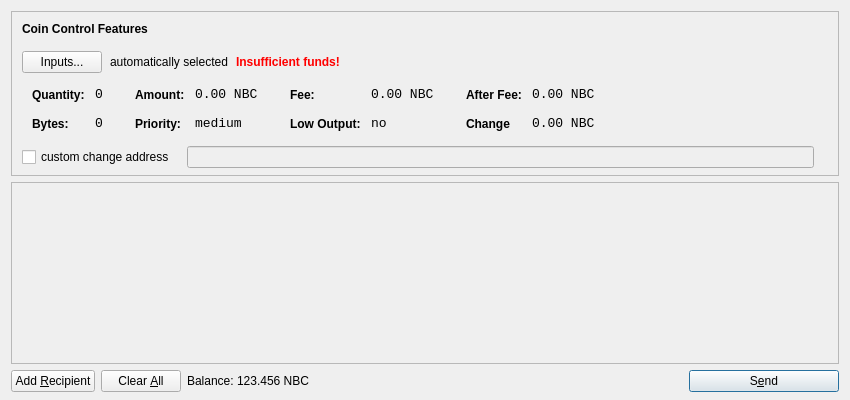
<?xml version="1.0" encoding="UTF-8"?>
<ui version="4.0">
 <class>SendCoinsDialog</class>
 <widget class="QDialog" name="SendCoinsDialog">
  <property name="geometry">
   <rect>
    <x>0</x>
    <y>0</y>
    <width>850</width>
    <height>400</height>
   </rect>
  </property>
  <property name="windowTitle">
   <string>Send Coins</string>
  </property>
  <layout class="QVBoxLayout" name="verticalLayout" stretch="0,1,0">
   <property name="bottomMargin">
    <number>8</number>
   </property>
   <item>
    <widget class="QFrame" name="frameCoinControl">
     <property name="sizePolicy">
      <sizepolicy hsizetype="Expanding" vsizetype="Expanding">
       <horstretch>0</horstretch>
       <verstretch>0</verstretch>
      </sizepolicy>
     </property>
     <property name="maximumSize">
      <size>
       <width>16777215</width>
       <height>16777215</height>
      </size>
     </property>
     <property name="frameShape">
      <enum>QFrame::StyledPanel</enum>
     </property>
     <property name="frameShadow">
      <enum>QFrame::Sunken</enum>
     </property>
     <layout class="QVBoxLayout" name="verticalLayoutCoinControl2">
      <property name="spacing">
       <number>-1</number>
      </property>
      <property name="leftMargin">
       <number>0</number>
      </property>
      <property name="topMargin">
       <number>0</number>
      </property>
      <property name="rightMargin">
       <number>0</number>
      </property>
      <property name="bottomMargin">
       <number>6</number>
      </property>
      <item>
       <layout class="QVBoxLayout" name="verticalLayoutCoinControl" stretch="0,0,0,0,1">
        <property name="spacing">
         <number>0</number>
        </property>
        <property name="leftMargin">
         <number>10</number>
        </property>
        <property name="topMargin">
         <number>10</number>
        </property>
        <item>
         <layout class="QHBoxLayout" name="horizontalLayoutCoinControl1">
          <property name="bottomMargin">
           <number>15</number>
          </property>
          <item>
           <widget class="QLabel" name="labelCoinControlFeatures">
            <property name="sizePolicy">
             <sizepolicy hsizetype="Preferred" vsizetype="Maximum">
              <horstretch>0</horstretch>
              <verstretch>0</verstretch>
             </sizepolicy>
            </property>
            <property name="font">
             <font>
              <weight>75</weight>
              <bold>true</bold>
             </font>
            </property>
            <property name="styleSheet">
             <string notr="true">font-weight:bold;</string>
            </property>
            <property name="text">
             <string>Coin Control Features</string>
            </property>
           </widget>
          </item>
         </layout>
        </item>
        <item>
         <layout class="QHBoxLayout" name="horizontalLayoutCoinControl2" stretch="0,0,0,0">
          <property name="spacing">
           <number>8</number>
          </property>
          <property name="bottomMargin">
           <number>10</number>
          </property>
          <item>
           <widget class="QPushButton" name="pushButtonCoinControl">
            <property name="styleSheet">
             <string notr="true"/>
            </property>
            <property name="text">
             <string>Inputs...</string>
            </property>
           </widget>
          </item>
          <item>
           <widget class="QLabel" name="labelCoinControlAutomaticallySelected">
            <property name="text">
             <string>automatically selected</string>
            </property>
            <property name="margin">
             <number>5</number>
            </property>
           </widget>
          </item>
          <item>
           <widget class="QLabel" name="labelCoinControlInsuffFunds">
            <property name="font">
             <font>
              <weight>75</weight>
              <bold>true</bold>
             </font>
            </property>
            <property name="styleSheet">
             <string notr="true">color:red;font-weight:bold;</string>
            </property>
            <property name="text">
             <string>Insufficient funds!</string>
            </property>
            <property name="margin">
             <number>5</number>
            </property>
           </widget>
          </item>
          <item>
           <spacer name="horizontalSpacerCoinControl">
            <property name="orientation">
             <enum>Qt::Horizontal</enum>
            </property>
            <property name="sizeHint" stdset="0">
             <size>
              <width>40</width>
              <height>1</height>
             </size>
            </property>
           </spacer>
          </item>
         </layout>
        </item>
        <item>
         <widget class="QWidget" name="widgetCoinControl" native="true">
          <property name="sizePolicy">
           <sizepolicy hsizetype="Preferred" vsizetype="Preferred">
            <horstretch>0</horstretch>
            <verstretch>0</verstretch>
           </sizepolicy>
          </property>
          <property name="minimumSize">
           <size>
            <width>0</width>
            <height>0</height>
           </size>
          </property>
          <property name="styleSheet">
           <string notr="true"/>
          </property>
          <layout class="QHBoxLayout" name="horizontalLayoutCoinControl5">
           <property name="margin">
            <number>0</number>
           </property>
           <item>
            <layout class="QHBoxLayout" name="horizontalLayoutCoinControl3" stretch="0,0,0,1">
             <property name="spacing">
              <number>20</number>
             </property>
             <property name="topMargin">
              <number>0</number>
             </property>
             <property name="bottomMargin">
              <number>10</number>
             </property>
             <item>
              <layout class="QFormLayout" name="formLayoutCoinControl1">
               <property name="horizontalSpacing">
                <number>10</number>
               </property>
               <property name="verticalSpacing">
                <number>14</number>
               </property>
               <property name="leftMargin">
                <number>10</number>
               </property>
               <property name="topMargin">
                <number>4</number>
               </property>
               <property name="rightMargin">
                <number>6</number>
               </property>
               <item row="0" column="0">
                <widget class="QLabel" name="labelCoinControlQuantityText">
                 <property name="styleSheet">
                  <string notr="true">font-weight:bold;</string>
                 </property>
                 <property name="text">
                  <string>Quantity:</string>
                 </property>
                 <property name="margin">
                  <number>0</number>
                 </property>
                </widget>
               </item>
               <item row="0" column="1">
                <widget class="QLabel" name="labelCoinControlQuantity">
                 <property name="font">
                  <font>
                   <family>Monospace</family>
                   <pointsize>10</pointsize>
                  </font>
                 </property>
                 <property name="cursor">
                  <cursorShape>IBeamCursor</cursorShape>
                 </property>
                 <property name="contextMenuPolicy">
                  <enum>Qt::ActionsContextMenu</enum>
                 </property>
                 <property name="text">
                  <string>0</string>
                 </property>
                 <property name="margin">
                  <number>0</number>
                 </property>
                 <property name="textInteractionFlags">
                  <set>Qt::LinksAccessibleByMouse|Qt::TextSelectableByKeyboard|Qt::TextSelectableByMouse</set>
                 </property>
                </widget>
               </item>
               <item row="1" column="0">
                <widget class="QLabel" name="labelCoinControlBytesText">
                 <property name="styleSheet">
                  <string notr="true">font-weight:bold;</string>
                 </property>
                 <property name="text">
                  <string>Bytes:</string>
                 </property>
                </widget>
               </item>
               <item row="1" column="1">
                <widget class="QLabel" name="labelCoinControlBytes">
                 <property name="font">
                  <font>
                   <family>Monospace</family>
                   <pointsize>10</pointsize>
                  </font>
                 </property>
                 <property name="cursor">
                  <cursorShape>IBeamCursor</cursorShape>
                 </property>
                 <property name="contextMenuPolicy">
                  <enum>Qt::ActionsContextMenu</enum>
                 </property>
                 <property name="text">
                  <string>0</string>
                 </property>
                 <property name="textInteractionFlags">
                  <set>Qt::LinksAccessibleByMouse|Qt::TextSelectableByKeyboard|Qt::TextSelectableByMouse</set>
                 </property>
                </widget>
               </item>
              </layout>
             </item>
             <item>
              <layout class="QFormLayout" name="formLayoutCoinControl2">
               <property name="horizontalSpacing">
                <number>10</number>
               </property>
               <property name="verticalSpacing">
                <number>14</number>
               </property>
               <property name="leftMargin">
                <number>6</number>
               </property>
               <property name="topMargin">
                <number>4</number>
               </property>
               <property name="rightMargin">
                <number>6</number>
               </property>
               <item row="0" column="0">
                <widget class="QLabel" name="labelCoinControlAmountText">
                 <property name="styleSheet">
                  <string notr="true">font-weight:bold;</string>
                 </property>
                 <property name="text">
                  <string>Amount:</string>
                 </property>
                 <property name="margin">
                  <number>0</number>
                 </property>
                </widget>
               </item>
               <item row="0" column="1">
                <widget class="QLabel" name="labelCoinControlAmount">
                 <property name="font">
                  <font>
                   <family>Monospace</family>
                   <pointsize>10</pointsize>
                  </font>
                 </property>
                 <property name="cursor">
                  <cursorShape>IBeamCursor</cursorShape>
                 </property>
                 <property name="contextMenuPolicy">
                  <enum>Qt::ActionsContextMenu</enum>
                 </property>
                 <property name="text">
                  <string>0.00 NBC</string>
                 </property>
                 <property name="textInteractionFlags">
                  <set>Qt::LinksAccessibleByMouse|Qt::TextSelectableByKeyboard|Qt::TextSelectableByMouse</set>
                 </property>
                </widget>
               </item>
               <item row="1" column="0">
                <widget class="QLabel" name="labelCoinControlPriorityText">
                 <property name="styleSheet">
                  <string notr="true">font-weight:bold;</string>
                 </property>
                 <property name="text">
                  <string>Priority:</string>
                 </property>
                </widget>
               </item>
               <item row="1" column="1">
                <widget class="QLabel" name="labelCoinControlPriority">
                 <property name="font">
                  <font>
                   <family>Monospace</family>
                   <pointsize>10</pointsize>
                  </font>
                 </property>
                 <property name="cursor">
                  <cursorShape>IBeamCursor</cursorShape>
                 </property>
                 <property name="contextMenuPolicy">
                  <enum>Qt::ActionsContextMenu</enum>
                 </property>
                 <property name="text">
                  <string>medium</string>
                 </property>
                 <property name="textInteractionFlags">
                  <set>Qt::LinksAccessibleByMouse|Qt::TextSelectableByKeyboard|Qt::TextSelectableByMouse</set>
                 </property>
                </widget>
               </item>
              </layout>
             </item>
             <item>
              <layout class="QFormLayout" name="formLayoutCoinControl3">
               <property name="horizontalSpacing">
                <number>10</number>
               </property>
               <property name="verticalSpacing">
                <number>14</number>
               </property>
               <property name="leftMargin">
                <number>6</number>
               </property>
               <property name="topMargin">
                <number>4</number>
               </property>
               <property name="rightMargin">
                <number>6</number>
               </property>
               <item row="0" column="0">
                <widget class="QLabel" name="labelCoinControlFeeText">
                 <property name="styleSheet">
                  <string notr="true">font-weight:bold;</string>
                 </property>
                 <property name="text">
                  <string>Fee:</string>
                 </property>
                 <property name="margin">
                  <number>0</number>
                 </property>
                </widget>
               </item>
               <item row="0" column="1">
                <widget class="QLabel" name="labelCoinControlFee">
                 <property name="font">
                  <font>
                   <family>Monospace</family>
                   <pointsize>10</pointsize>
                  </font>
                 </property>
                 <property name="cursor">
                  <cursorShape>IBeamCursor</cursorShape>
                 </property>
                 <property name="contextMenuPolicy">
                  <enum>Qt::ActionsContextMenu</enum>
                 </property>
                 <property name="text">
                  <string>0.00 NBC</string>
                 </property>
                 <property name="textInteractionFlags">
                  <set>Qt::LinksAccessibleByMouse|Qt::TextSelectableByKeyboard|Qt::TextSelectableByMouse</set>
                 </property>
                </widget>
               </item>
               <item row="1" column="0">
                <widget class="QLabel" name="labelCoinControlLowOutputText">
                 <property name="styleSheet">
                  <string notr="true">font-weight:bold;</string>
                 </property>
                 <property name="text">
                  <string>Low Output:</string>
                 </property>
                </widget>
               </item>
               <item row="1" column="1">
                <widget class="QLabel" name="labelCoinControlLowOutput">
                 <property name="font">
                  <font>
                   <family>Monospace</family>
                   <pointsize>10</pointsize>
                  </font>
                 </property>
                 <property name="cursor">
                  <cursorShape>IBeamCursor</cursorShape>
                 </property>
                 <property name="contextMenuPolicy">
                  <enum>Qt::ActionsContextMenu</enum>
                 </property>
                 <property name="text">
                  <string>no</string>
                 </property>
                 <property name="textInteractionFlags">
                  <set>Qt::LinksAccessibleByMouse|Qt::TextSelectableByKeyboard|Qt::TextSelectableByMouse</set>
                 </property>
                </widget>
               </item>
              </layout>
             </item>
             <item>
              <layout class="QFormLayout" name="formLayoutCoinControl4">
               <property name="horizontalSpacing">
                <number>10</number>
               </property>
               <property name="verticalSpacing">
                <number>14</number>
               </property>
               <property name="leftMargin">
                <number>6</number>
               </property>
               <property name="topMargin">
                <number>4</number>
               </property>
               <property name="rightMargin">
                <number>6</number>
               </property>
               <item row="0" column="0">
                <widget class="QLabel" name="labelCoinControlAfterFeeText">
                 <property name="styleSheet">
                  <string notr="true">font-weight:bold;</string>
                 </property>
                 <property name="text">
                  <string>After Fee:</string>
                 </property>
                 <property name="margin">
                  <number>0</number>
                 </property>
                </widget>
               </item>
               <item row="0" column="1">
                <widget class="QLabel" name="labelCoinControlAfterFee">
                 <property name="font">
                  <font>
                   <family>Monospace</family>
                   <pointsize>10</pointsize>
                  </font>
                 </property>
                 <property name="cursor">
                  <cursorShape>IBeamCursor</cursorShape>
                 </property>
                 <property name="contextMenuPolicy">
                  <enum>Qt::ActionsContextMenu</enum>
                 </property>
                 <property name="text">
                  <string>0.00 NBC</string>
                 </property>
                 <property name="textInteractionFlags">
                  <set>Qt::LinksAccessibleByMouse|Qt::TextSelectableByKeyboard|Qt::TextSelectableByMouse</set>
                 </property>
                </widget>
               </item>
               <item row="1" column="0">
                <widget class="QLabel" name="labelCoinControlChangeText">
                 <property name="styleSheet">
                  <string notr="true">font-weight:bold;</string>
                 </property>
                 <property name="text">
                  <string>Change</string>
                 </property>
                </widget>
               </item>
               <item row="1" column="1">
                <widget class="QLabel" name="labelCoinControlChange">
                 <property name="font">
                  <font>
                   <family>Monospace</family>
                   <pointsize>10</pointsize>
                  </font>
                 </property>
                 <property name="cursor">
                  <cursorShape>IBeamCursor</cursorShape>
                 </property>
                 <property name="contextMenuPolicy">
                  <enum>Qt::ActionsContextMenu</enum>
                 </property>
                 <property name="text">
                  <string>0.00 NBC</string>
                 </property>
                 <property name="textInteractionFlags">
                  <set>Qt::LinksAccessibleByMouse|Qt::TextSelectableByKeyboard|Qt::TextSelectableByMouse</set>
                 </property>
                </widget>
               </item>
              </layout>
             </item>
            </layout>
           </item>
          </layout>
         </widget>
        </item>
        <item>
         <layout class="QHBoxLayout" name="horizontalLayoutCoinControl4" stretch="0,0,0">
          <property name="spacing">
           <number>12</number>
          </property>
          <property name="sizeConstraint">
           <enum>QLayout::SetDefaultConstraint</enum>
          </property>
          <property name="topMargin">
           <number>5</number>
          </property>
          <property name="rightMargin">
           <number>5</number>
          </property>
          <item>
           <widget class="QCheckBox" name="checkBoxCoinControlChange">
            <property name="text">
             <string>custom change address</string>
            </property>
           </widget>
          </item>
          <item>
           <widget class="QLineEdit" name="lineEditCoinControlChange">
            <property name="enabled">
             <bool>false</bool>
            </property>
            <property name="sizePolicy">
             <sizepolicy hsizetype="Expanding" vsizetype="Fixed">
              <horstretch>0</horstretch>
              <verstretch>0</verstretch>
             </sizepolicy>
            </property>
           </widget>
          </item>
          <item>
           <widget class="QLabel" name="labelCoinControlChangeLabel">
            <property name="sizePolicy">
             <sizepolicy hsizetype="Preferred" vsizetype="Expanding">
              <horstretch>0</horstretch>
              <verstretch>0</verstretch>
             </sizepolicy>
            </property>
            <property name="minimumSize">
             <size>
              <width>0</width>
              <height>0</height>
             </size>
            </property>
            <property name="text">
             <string/>
            </property>
            <property name="margin">
             <number>3</number>
            </property>
           </widget>
          </item>
         </layout>
        </item>
        <item>
         <spacer name="verticalSpacerCoinControl">
          <property name="orientation">
           <enum>Qt::Vertical</enum>
          </property>
          <property name="sizeHint" stdset="0">
           <size>
            <width>800</width>
            <height>1</height>
           </size>
          </property>
         </spacer>
        </item>
       </layout>
      </item>
     </layout>
    </widget>
   </item>
   <item>
    <widget class="QScrollArea" name="scrollArea">
     <property name="widgetResizable">
      <bool>true</bool>
     </property>
     <widget class="QWidget" name="scrollAreaWidgetContents">
      <property name="geometry">
       <rect>
        <x>0</x>
        <y>0</y>
        <width>830</width>
        <height>165</height>
       </rect>
      </property>
      <layout class="QVBoxLayout" name="verticalLayout_2">
       <property name="margin">
        <number>0</number>
       </property>
       <item>
        <layout class="QVBoxLayout" name="entries">
         <property name="spacing">
          <number>6</number>
         </property>
        </layout>
       </item>
       <item>
        <spacer name="verticalSpacer">
         <property name="orientation">
          <enum>Qt::Vertical</enum>
         </property>
         <property name="sizeHint" stdset="0">
          <size>
           <width>20</width>
           <height>40</height>
          </size>
         </property>
        </spacer>
       </item>
      </layout>
     </widget>
    </widget>
   </item>
   <item>
    <layout class="QHBoxLayout" name="horizontalLayout">
     <item>
      <widget class="QPushButton" name="addButton">
       <property name="toolTip">
        <string>Send to multiple recipients at once</string>
       </property>
       <property name="text">
        <string>Add &amp;Recipient</string>
       </property>
       <property name="icon">
        <iconset resource="../bitcoin.qrc">
         <normaloff>:/icons/add</normaloff>:/icons/add</iconset>
       </property>
       <property name="autoDefault">
        <bool>false</bool>
       </property>
      </widget>
     </item>
     <item>
      <widget class="QPushButton" name="clearButton">
       <property name="sizePolicy">
        <sizepolicy hsizetype="Minimum" vsizetype="Fixed">
         <horstretch>0</horstretch>
         <verstretch>0</verstretch>
        </sizepolicy>
       </property>
       <property name="toolTip">
        <string>Remove all transaction fields</string>
       </property>
       <property name="text">
        <string>Clear &amp;All</string>
       </property>
       <property name="icon">
        <iconset resource="../bitcoin.qrc">
         <normaloff>:/icons/remove</normaloff>:/icons/remove</iconset>
       </property>
       <property name="autoRepeatDelay">
        <number>300</number>
       </property>
       <property name="autoDefault">
        <bool>false</bool>
       </property>
      </widget>
     </item>
     <item>
      <layout class="QHBoxLayout" name="horizontalLayout_2">
       <property name="spacing">
        <number>3</number>
       </property>
       <item>
        <widget class="QLabel" name="label">
         <property name="sizePolicy">
          <sizepolicy hsizetype="Preferred" vsizetype="Fixed">
           <horstretch>0</horstretch>
           <verstretch>0</verstretch>
          </sizepolicy>
         </property>
         <property name="text">
          <string>Balance:</string>
         </property>
        </widget>
       </item>
       <item>
        <widget class="QLabel" name="labelBalance">
         <property name="sizePolicy">
          <sizepolicy hsizetype="Preferred" vsizetype="Fixed">
           <horstretch>0</horstretch>
           <verstretch>0</verstretch>
          </sizepolicy>
         </property>
         <property name="cursor">
          <cursorShape>IBeamCursor</cursorShape>
         </property>
         <property name="text">
          <string>123.456 NBC</string>
         </property>
         <property name="textInteractionFlags">
          <set>Qt::LinksAccessibleByMouse|Qt::TextSelectableByKeyboard|Qt::TextSelectableByMouse</set>
         </property>
        </widget>
       </item>
      </layout>
     </item>
     <item>
      <spacer name="horizontalSpacer">
       <property name="orientation">
        <enum>Qt::Horizontal</enum>
       </property>
       <property name="sizeHint" stdset="0">
        <size>
         <width>40</width>
         <height>20</height>
        </size>
       </property>
      </spacer>
     </item>
     <item>
      <widget class="QPushButton" name="sendButton">
       <property name="minimumSize">
        <size>
         <width>150</width>
         <height>0</height>
        </size>
       </property>
       <property name="toolTip">
        <string>Confirm the send action</string>
       </property>
       <property name="text">
        <string>S&amp;end</string>
       </property>
       <property name="icon">
        <iconset resource="../bitcoin.qrc">
         <normaloff>:/icons/send</normaloff>:/icons/send</iconset>
       </property>
       <property name="default">
        <bool>true</bool>
       </property>
      </widget>
     </item>
    </layout>
   </item>
  </layout>
 </widget>
 <resources>
  <include location="../bitcoin.qrc"/>
 </resources>
 <connections/>
</ui>
